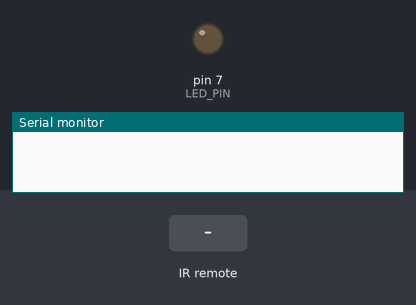
The sketch below on a simulated Arduino Uno, built with avr-gcc and run on an emulated ATmega328P. On the bench: output pins drawn as LEDs (lit = HIGH), the last lines printed to the serial monitor. The inputs (shaded band) are chosen by the test bench.

Above: at 1.2 s.
1.3 s: infrared code 0x92DF9279 received
At 2.5 s:
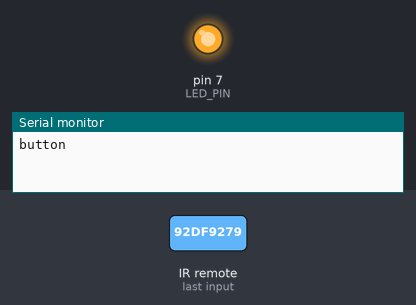
2.8 s: infrared code 0xFFFFFFFF received
4.3 s: infrared code 0x87CDD0EF received
Timing chart, 0 to 7.3 s (numbered marks = the images above; inputs shaded):
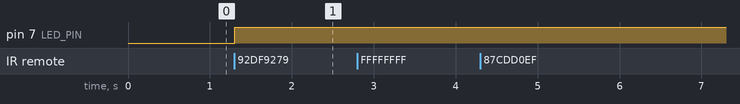

Measured:
- after the input at 1.3 s, pin 7 (LED_PIN): LOW → HIGH at once

The sketch:

IR_Receiver_Demo.ino
```cpp
#include <IRremote.h>

int LED_PIN    = 7;
int RECV_PIN   = 5;

int lastTime = 0;

IRrecv irrecv(RECV_PIN);
decode_results results;

void setup()
{
  pinMode(LED_PIN, OUTPUT);

  Serial.begin(9600);
  irrecv.enableIRIn(); // Start the receiver
}


void loop() {

  if ((int)irrecv.decode(&results)) {

    switch(results.value)
    {
      case 0xFFFFFFFF:
      Serial.println(".");
      break;

      case 0x92DF9279:
      Serial.println("#1 button " + results.decode_type );
      digitalWrite(LED_PIN, !digitalRead(LED_PIN));
      break;

      case 0x87CDD0EF:
      Serial.println("#2 button");
      break;

      case 0x37788763:
      Serial.println("#3 button");
      break;

      default:
      Serial.print("Unknown Button Code : ");
      Serial.println(results.value, HEX);
      break;
    }

    irrecv.resume(); // Receive the next value
  }


}
```
